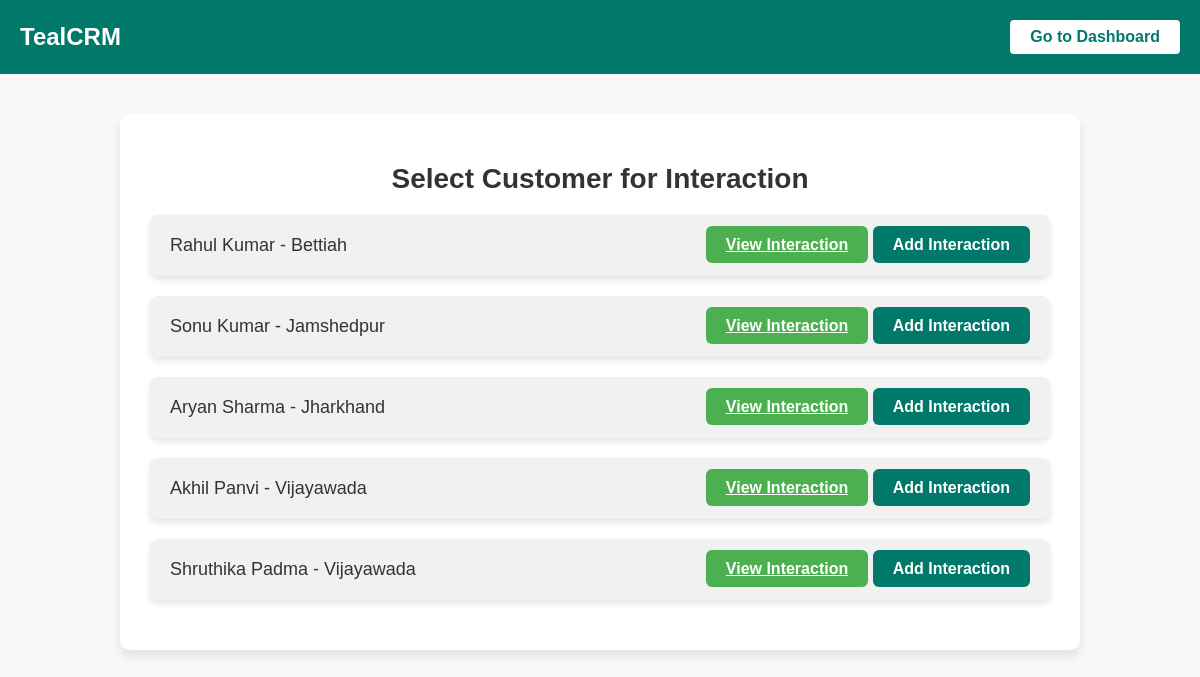
The page /customer/select-customer/ on the database its author committed.
### customer/models.py (models this page shows, shortened)
class Customer_details(models.Model):
    name = models.CharField(max_length=100)
    city = models.CharField(max_length=100)
    state = models.CharField(max_length=100)
    country = models.CharField(max_length=100)
    phone = models.CharField(max_length=100)

### customer/views.py (the view)
# urls.py: path('select-customer/', views.select_customer_for_interaction, name='select_customer_for_interaction'),
def select_customer_for_interaction(request):
    customers = Customer_details.objects.all()  # Fetch all customers
    return render(request, 'select_customer_for_interaction.html', {'customers': customers})

### customer/templates/select_customer_for_interaction.html (shortened to what this page needs)
<!DOCTYPE html>
<html lang="en">
<head>
</head>
<body>
    <header>
        <div class="nav-container">
            <div class="logo">
                <strong>TealCRM</strong>
            </div>
            <a href="{% url 'customer_dashboard' %}" class="cta-button">Go to Dashboard</a>
        </div>
    </header>
    <div class="container">
        <h1>Select Customer for Interaction</h1>
        <ul class="customer-list">
            {% for customer in customers %}
            <li class="customer-item">
                <span>{{ customer.name }} - {{ customer.city }}</span>
                <div>
                    <a href="{% url 'view_customer_interaction' customer.id %}" class="action-button">View Interaction</a>
                    <a href="{% url 'create_customer_interaction' customer.id %}" class="cta-button">Add Interaction</a>
                </div>
            </li>
            {% endfor %}
        </ul>
    </div>
</body>
</html>

### customer/templates/select_customer_for_interaction.html (style rules this page uses)
body { font-family: 'Arial', sans-serif; background-color: #f9f9f9; margin: 0; padding: 0; }
header { background-color: #00796b; color: white; padding: 20px; text-align: center; font-size: 24px; }
header .nav-container { display: flex; justify-content: space-between; align-items: center; }
header .cta-button { text-decoration: none; padding: 8px 20px; background: #ffffff; color: #00796b; border-radius: 4px; font-weight: bold; font-size: 16px; }
.container { max-width: 900px; margin: 40px auto; background: white; padding: 30px; border-radius: 10px; box-shadow: 0 6px 12px rgba(0, 0, 0, 0.1); }
h1 { text-align: center; color: #333; font-size: 28px; margin-bottom: 20px; }
.customer-list { list-style: none; padding: 0; margin: 0; }
.customer-item { margin-bottom: 20px; padding: 20px; background: #f1f1f1; border-radius: 8px; display: flex; justify-content: space-between; align-items: center; box-shadow: 0 4px 6px rgba(0, 0, 0, 0.1); transition: transform 0.3s ease, box-shadow 0.3s ease; }
.customer-item span { font-size: 18px; color: #333; }
.cta-button { text-decoration: none; padding: 10px 20px; background: #00796b; color: white; border-radius: 6px; font-weight: bold; font-size: 16px; }
.action-button { margin-left: 15px; padding: 10px 20px; background: #4caf50; color: white; border-radius: 6px; font-weight: bold; font-size: 16px; }

### rows shown on the page
Customer_details: name "Rahul Kumar", city "Bettiah"
Customer_details: name "Sonu Kumar", city "Jamshedpur"
Customer_details: name "Aryan Sharma", city "Jharkhand"
Customer_details: name "Akhil Panvi", city "Vijayawada"
Customer_details: name "Shruthika Padma", city "Vijayawada"
